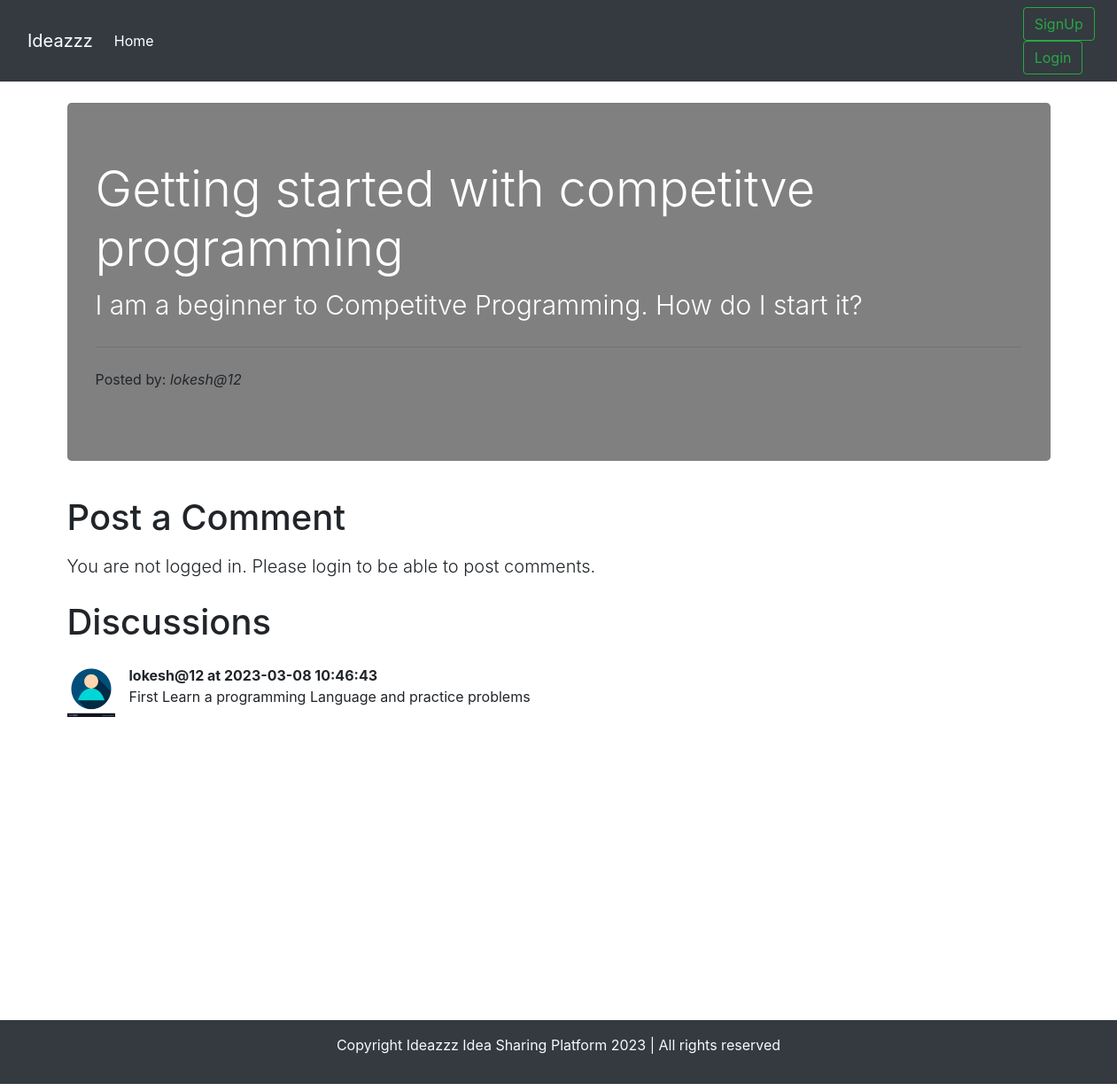
The app's page /thread.php?threadid=1 with its own data.
### tables this page shows
CREATE TABLE `threads` (
  `thread_id` int(11) NOT NULL,
  `thread_title` varchar(255) NOT NULL,
  `thread_desc` text NOT NULL,
  `thread_cat_id` int(7) NOT NULL,
  `thread_user_id` int(7) NOT NULL,
  `timestamp` datetime NOT NULL DEFAULT current_timestamp()
);

CREATE TABLE `users` (
  `sno` int(8) NOT NULL,
  `user_email` varchar(30) NOT NULL,
  `user_pass` varchar(255) NOT NULL,
  `timestamp` datetime NOT NULL DEFAULT current_timestamp()
);

CREATE TABLE `comments` (
  `comment_id` int(8) NOT NULL,
  `comment_content` text NOT NULL,
  `thread_id` int(8) NOT NULL,
  `comment_by` int(7) NOT NULL,
  `comment_time` datetime NOT NULL
);

### thread.php (the view, shortened to what this page needs)
<!doctype html>
<html lang="en">
<head>
    <link rel="stylesheet" href="https://stackpath.bootstrapcdn.com/bootstrap/4.5.0/css/bootstrap.min.css"
>
</head>
<body>
    <?php include 'partials/_dbconnect.php';?>
    <?php include 'partials/_header.php';?>
    <?php
    $id = $_GET['threadid'];
    $sql = "SELECT * FROM `threads` WHERE thread_id=$id";
    $result = mysqli_query($conn, $sql);
    while($row = mysqli_fetch_assoc($result)){
        $title = $row['thread_title'];
        $desc = $row['thread_desc'];
        $thread_user_id = $row['thread_user_id'];
        $sql2 = "SELECT user_email FROM `users` WHERE sno='$thread_user_id'";
        $result2 = mysqli_query($conn, $sql2);
        $row2 = mysqli_fetch_assoc($result2);
        $posted_by = $row2['user_email'];
    }
    ?>
    <div class="container my-4">
        <div class="jumbotron" style="background-color:grey">
            <h1 class="display-4" style="color:white"><?php echo $title;?></h1>
            <p class="lead" style="font-size:30px; color:white"> <?php echo $desc;?></p>
            <hr class="my-4">
            <p>Posted by: <em><?php echo $posted_by; ?></em></p>
        </div>
    </div>
    <?php
    if(isset($_SESSION['loggedin']) && $_SESSION['loggedin']==true){
    echo '<div class="container">
        <h1 class="py-2">Post a Comment</h1>
        <form action= "'. $_SERVER['REQUEST_URI'] . '" method="post">
            <div class="form-group">
                <label for="exampleFormControlTextarea1">Type your comment</label>
                <textarea class="form-control" id="comment" name="comment" rows="3"></textarea>
                <input type="hidden" name="sno" value="'. $_SESSION["sno"]. '">
            </div>
            <button type="submit" class="btn btn-success">Post Comment</button>
        </form>
    </div>';
    }
    else{
        echo '
        <div class="container">
        <h1 class="py-2">Post a Comment</h1>
           <p class="lead">You are not logged in. Please login to be able to post comments.</p>
        </div>
        ';
    }
    ?>
    <div class="container mb-5" id="ques">
        <h1 class="py-2">Discussions</h1>
        <?php
    $id = $_GET['threadid'];
    $sql = "SELECT * FROM `comments` WHERE thread_id=$id";
    $result = mysqli_query($conn, $sql);
    while($row = mysqli_fetch_assoc($result)){
        $content = $row['comment_content'];
        $comment_time = $row['comment_time'];
        $thread_user_id = $row['comment_by'];
        $sql2 = "SELECT user_email FROM `users` WHERE sno='$thread_user_id'";
        $result2 = mysqli_query($conn, $sql2);
        $row2 = mysqli_fetch_assoc($result2);
        echo '<div class="media my-3">
            <img src="images/userdefault.png" width="54px" class="mr-3" alt="...">
            <div class="media-body">
               <p class="font-weight-bold my-0">'. $row2['user_email'] .' at '. $comment_time. '</p> '. $content . '
            </div>
        </div>';
        }
    ?>
    </div>
    <?php include 'partials/_footer.php';?>
</body>
</html>

### thread.php (style rules this page uses)
#ques { min-height: 433px; }

### records on screen
threads: thread_title "Getting started with competitve programming", thread_desc "I am a beginner to Competitve Programming. How do I start it?"
users: user_email "lokesh@12"
comments: users.user_email "lokesh@12", comment_time "2023-03-08 10:46:43", comment_content "First Learn a programming Language and practice problems"
